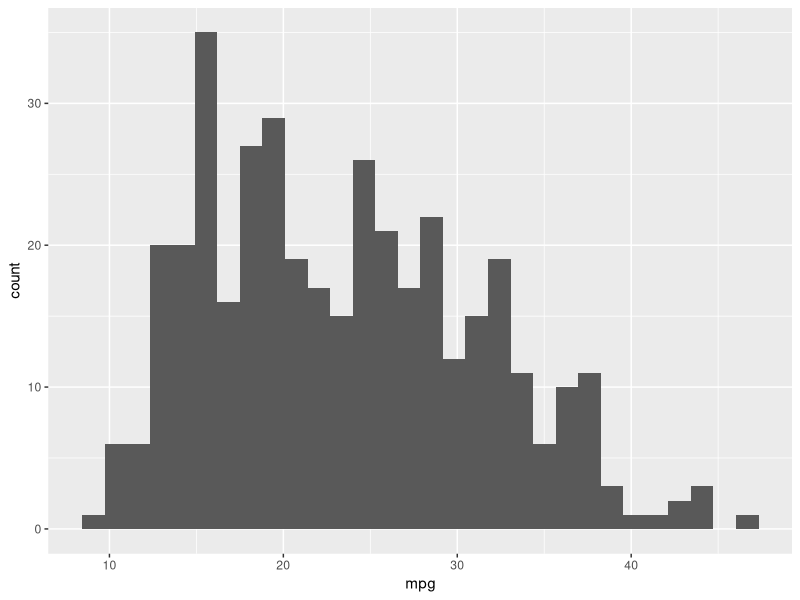
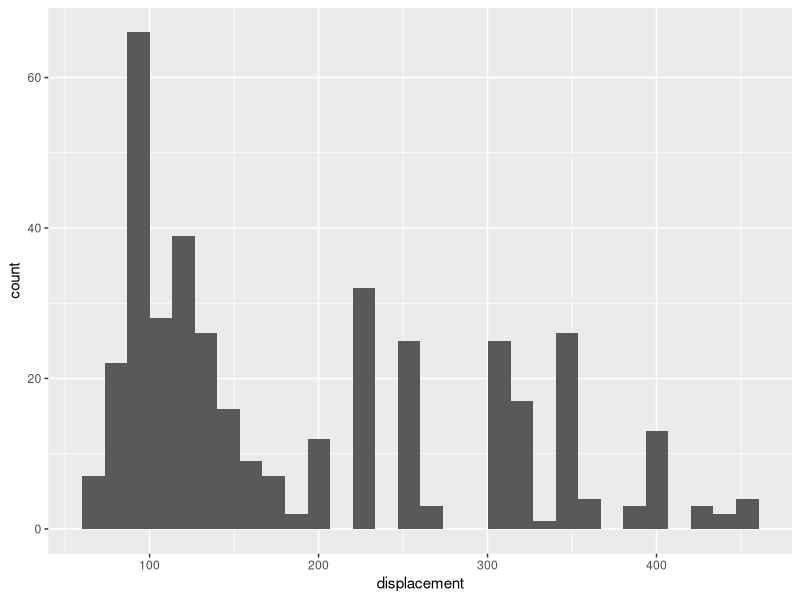
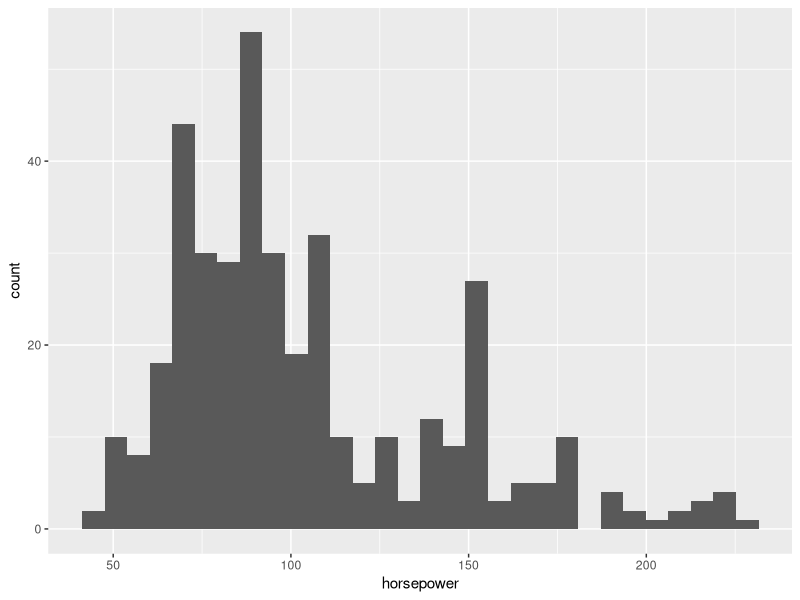
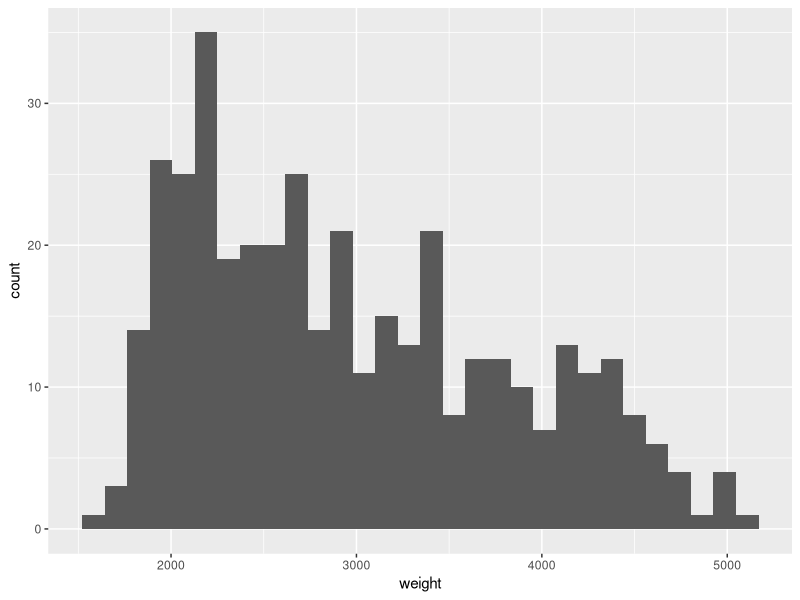
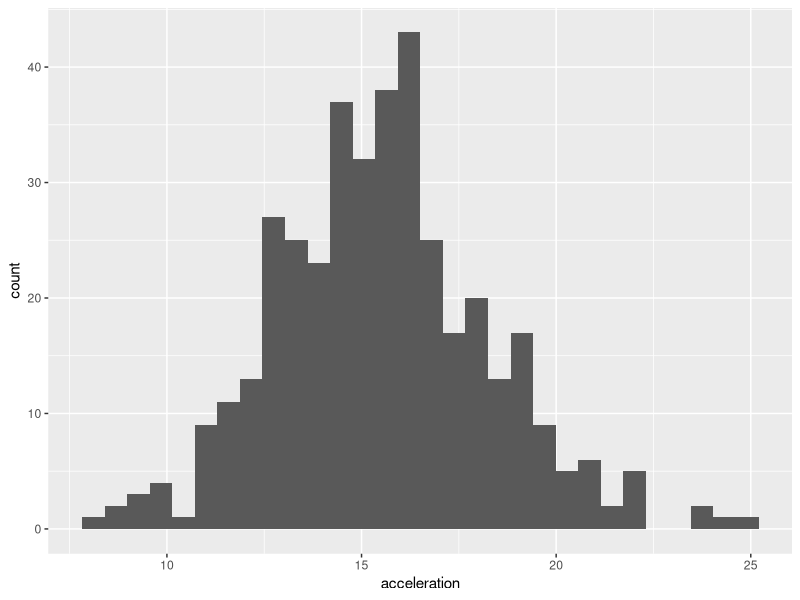
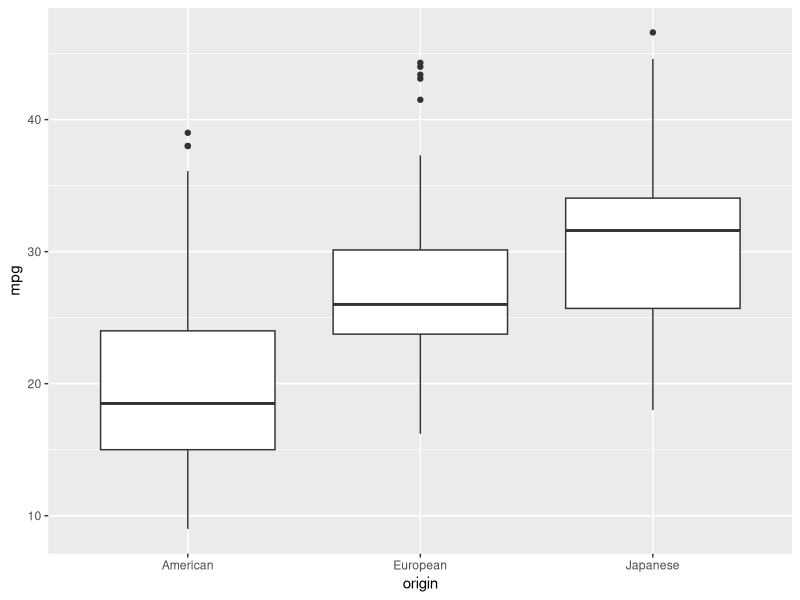
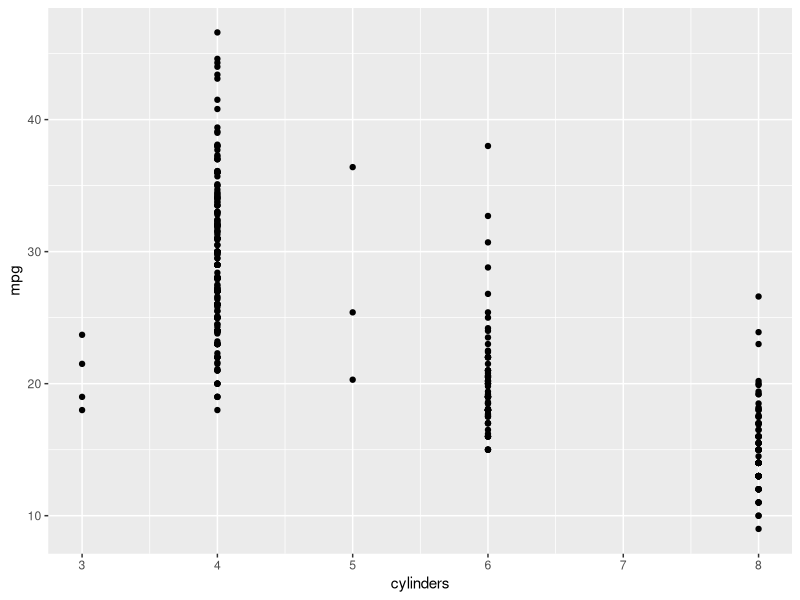
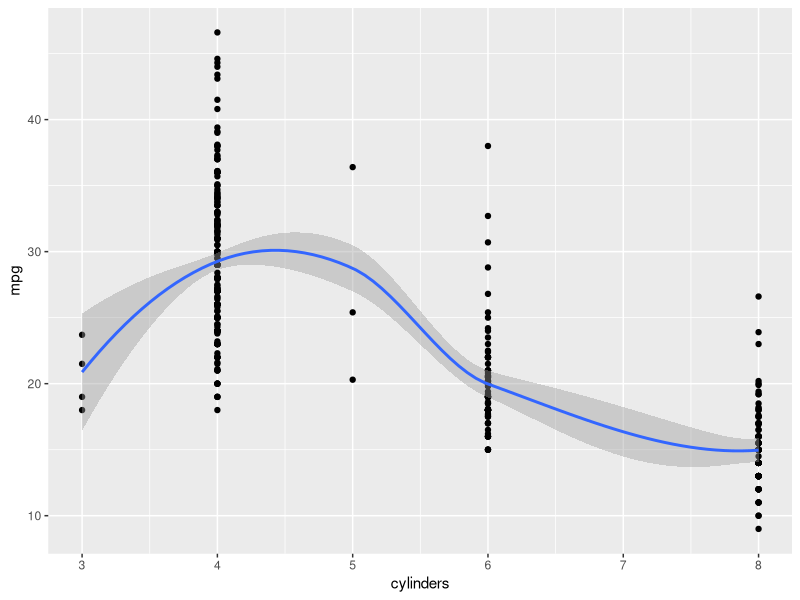

Write R code to recreate these figures, in order.
# Exercises

### SECTION 1 ###

# The first set of exercises will deal with reading a dataset into R, exploring various structural and content-related feature of the data, and manipulating the dataset so that it is in a form we can use later for analyses. 

# We will be using the Auto MPG Data Set, a collection of automobile records from 1970 to 1982 containing variables such as miles per gallon (mpg), car name, weight, and origin. Specifically, we will be focusing on the relationships between miles per gallon (mpg) and various other features of the car (such as model year, weight, number of cylinders, etc.). 

# Exercise 1. Find and import R data.

## 1.1 Find the folder where your R data files are saved and set your working directory to that folder using setwd(). 

setwd("~/Documents/education/uci/research/misc/data_science_initiative/intro_r/IntroR_Workshop-gh-pages/data")

## 1.2 Import "auto-mpg.csv" using read.csv(), storing the data as an object called "data" 
  # In this dataset, there is no header (i.e., no variable names) and missing values are denoted as NA. Therefore, within the read.csv() function:
    # Set header = FALSE
    # Set na.strings = "NA"
  # If you need help, type ?read.csv()

data <- read.csv(file = "auto-mpg.csv", header = FALSE, na.strings= "NA")

## 1.3 Now that your data is loaded, use the head() function to look at the first few rows of the data to make sure it looks okay (you can open the original CSV file in Excel or Notepad to compare). As mentioned above, you should notice that the data does not contain variable names. We will fix that in the next section. 

head(data)


# Exercise 2. Add variable names to the data. 

## 2.1 Use the function readLines() to read in "auto-mpg-names.txt", a file that contains the variable names for our data. Store this as an object called varnames. 

varnames <- readLines("auto-mpg-names.txt")

  # The difference between readLines() and read.table() (or read.csv()) is that readLines() imports the data file into a vector of strings, while read.table() imports the data file into a data frame.

## 2.2 Run names(data). This returns the variable names of our data frame.  

names(data)

## 2.3 Assign the new variable names (varnames) to names(data). 

names(data) <- varnames


# Exercise 3. Summarize the data

# 3.1 Summarize the data using the str() and summary() commands. 

str(data)
summary(data)

  # Notice the different kinds of information each of these functions provide with respect to the data. In particular, str() summarizes the structure of the data, while summary() summarizes the content of the data. 


# Exercise 4. Subsetting data.

# 2.1 Select:
  # a. The first row of the data frame
    data[1,]
  # b. The mpg (first) column of the data frame (there are three ways to do this)
    data[,1]
    data[,"mpg"]
    data$mpg
  # c. The second row, first column of the data frame
    data[2,3]

# 2.2 Summarize the variable mpg using summary(). Do you see something weird in the result? What might be the reason? We will get back to this later.

summary(data$mpg)

# 2.3 Above we summarized a single variable. Next, we will summarize multiple variables at once. 
  # Create an index vector called "index_cont" for the numbers 1,3,4,5,6 using c(). These numbers the correspond to the columns that contain continuous variables. Then, use that vector to subset the continuous variables from our data, and summarize them using summary(). 

index_cont <- c(1,3:6)
summary(data[,index_cont])

# 2.4 Now we will practice subsetting the data using the which() function. Begin by reading the help file for which().

# 2.5 Finally, let's remove the variable car_name (we will not use it in subsequent exercises). Hint: you can either assign NULL (empty) to the variable "car_name", or redefine data to be the subset of the data that does not contain "car_name".

data$car_name <- NULL
# or,
data <- data[,-9]


# Exercise 5. Discrete variables and factors. 

# In this section, we will convert a variable to a factor and change the levels of the factor.

# 5.1 The variable "origin" is of the class integer (run class(data$origin) to check for yourself), but it is categorical by nature. Convert "origin" to a factor using the factor() function and assign it back to data$origin. 

data$origin <- factor(data$origin)

# 5.2 Next, we want to change the levels of data$origin. Check the current levels by running levels(data$origin). Then, change the levels to the following: 
  # 1: American, 2: European, 3: Japanese

levels(data$origin) <- c("American", "European", "Japanese")


# Exercise 6. Missing values. 

# In this section, we will recode missing values and then remove entries containing missing values from our data. 

## 6.1 Recall that in Exercise 2.2 we saw the weird value of "-99" in "mpg". Sometimes, an unlikely value (commonly, values like -99, 99, or 999) is used to code missing values. It's always important to confirm these values were coded as missing with the data entry clerk. Let's assume that this has been confirmed, and replace all "-99" with NA. 

data$mpg[data$mpg == -99] <- NA

## 6.2 Read the help file for the function na.omit(), and use this function to create a new dataset (store it as data_noNA) that contains only the instances that has no missing value on any variables. We will be using data_noNA for the remaining exercises. 

data_noNA <- na.omit(data)

### SECTION 2 ###

# The second set of exercises will focus on data descriptives and data analysis. 

# Exercise 7. Descriptive plots. 

# Now that we have our dataset in its final form, we can start analyzing it. We will start by simply plotting the data to check for outliers and the distributions of the variables. 

# 7.1 If you haven't already, install and load the package ggplot2. 

install.packages("ggplot2", dependencies = TRUE)
library(ggplot2)

# 7.2 Generate a histogram plot for each continuous variable (remember to use data_noNA). 

ggplot(data_noNA, aes(mpg)) + geom_histogram()
ggplot(data_noNA, aes(displacement)) + geom_histogram()
ggplot(data_noNA, aes(horsepower)) + geom_histogram()
ggplot(data_noNA, aes(weight)) + geom_histogram()
ggplot(data_noNA, aes(acceleration)) + geom_histogram()

# 7.3 Generate a boxplot of mpg by origin to visually check if mpg is different across different countries of origin. Look up how to make a boxplot in the online ggplot2 documentation or type ?geom_boxplot for help. Make sure that your variable on the x-axis (in this case, origin) is a factor (you can type class(data_noNA$origin) to confirm this; if not refer to Exercise 5).

ggplot(data_noNA, aes(origin, mpg)) + geom_boxplot()

# 7.4 Create a scatterplot of mpg by cylinders and examine the form of the relationship (i.e., is it linear or not?). In other words, we want to decide if we should treat cylinders as a numerical variable (linear) or categorical variable (not linear).
  # First, create a scatterplot using geom_point().
    ggplot(data_noNA, aes(cylinders, mpg)) + geom_point()
  # Next, we will add smoothers to the plot. Read the help file for stat_smooth() and the argument "method. 
  # Create two more scatterplots: 
    # One with the default smooth curve overlayed (method = "auto")
      ggplot(data_noNA, aes(cylinders, mpg)) + geom_point() + stat_smooth(method="auto")
    # One with a linear regression fit overlayed (method = "lm")
      ggplot(data_noNA, aes(cylinders, mpg)) + geom_point() + stat_smooth(method="lm")

  # The two fitted curves should both have non-zero slopes but look quite different, suggesting mpg and cylinders are associated, but not linearly associated, in which case we want to keep cylinder as a categorical variable. You can see very few cases have cylinder = 3 or 5; sometimes you may want to do a secondary analysis with those cases removed. 

# 7.5 Next we are going to create a scatterplot matrix by applying the function pairs() to our data.
pairs(data_noNA)


# Exercise 8. Data transformation. 

# Based on the scatterplot matrix from 7.5, we need to transform some of our variables before we can perform a statistical analysis. In particular, we can see that the variance increases as mpg increases, and there are non-linear relationships between mpg and some of the other variables. 

# Add the following variables to the dataset: 

# 8.1 Add log-transformed versions of mpg, horsepower, displacement, and weight. Name them as logmpg, loghorsepower, etc.
  # Hint: to add a new variable, assign, for example, log(data_noNA$mpg) to data_noNA$logmpg. 

data_noNA$logmpg <- log(data_noNA$mpg)
data_noNA$loghorsepower <- log(data_noNA$horsepower)
data_noNA$logdisplacement <- log(data_noNA$displacement)
data_noNA$logweight <- log(data_noNA$weight)

# 8.2 Add a factor version of cylinders. Call it cylinders_cat. 

data_noNA$cylinders_cat <- factor(data_noNA$cylinders)

# 8.3 Look at the data using the head() function to make sure everything looks good.

# Exercise 9. Statistical analysis. 

# Now that we have transformed our variables, we can perform statistical analyses to explore the relationship of mpg to other variables. 

# 9.1 First, let's test whether mean mpg is different across cars of the three origins, using a significance level of 0.05. First, fit a linear regression model for mpg against origin. Then, use both anova() and summary() to check the results. 

model_origin = lm(mpg ~ origin , data = data_noNA)
summary(model_origin)
anova(model_origin)

# We can see that both outputs show p value "< 2.2e-16", and therefore mpg does depend on car origin. 

# 9.2 Next, fit a linear regression model predicting mpg. Include all other variables, using only the log-transformed versions if available. Store the model as "model". Then, fit a model using the same predictors, but predict log(mpg). Store the model as "model_log".

model <- lm(mpg ~ cylinders_cat + logdisplacement + loghorsepower + logweight + acceleration + model_year + origin , data = data_noNA)
model_log <- lm(logmpg ~ cylinders_cat + logdisplacement + loghorsepower + logweight + acceleration + model_year + origin , data = data_noNA)


# 9.3 Apply summary() to both of the model objects and examine the results. Is origin still helpful in predicting mpg/log(mpg) after including other predictors? 

summary(model)
summary(model_log)

# We can see that the p value (the column Pr(>|t|)) for originEuropean is above 0.05, but originJapanese is very small. After including other predictors, it seems that car origin is still helpful in predicting mpg, but due to the Japanese category not European cateogory. 

# 9.4 What do the numbers in the "Estimate" column in the summary() output  represent? 

# Each number tells you on average how many units of increase in mpg is associated with one unit increase in the corresponding variable.  

# 9.5 Run "newcase = data_noNA[1:10,]" to take the first 10 instances, and treat them as new car data for which we want to predict mpg. Use predict() to predict mpg for them using respectively the object "model" and "model_log". Keep in mind that from "model_log", predict() returns the predictions for log(mpg) instead of mpg. 

newcase = data_noNA[1:10,]
predict(model, newcase)
exp(predict(model_log, newcase))

# 9.6 Next we will run some model diagnostics, as this is a very important step in statistical analysis. Execute plot(model) and plot(model_log) in R and check the four plots for each model. Based on the diagnostic plots, are these reasonable models? Which one is better? Check the following aspects:
  # (a) Linearity assumption
  # (b) Normality assumption
  # (c) Constant variance
  # (d) Outliers

plot(model)
plot(model_log)

# The residual plot for "model" has a non-linear trend, the residuals do not look normal (quite skewed the right), the variance seems to go up as the fitted value goes up, and there are some outliers in the predictors. 
# The residual plot for "model_log" has no obvious pattern, the residuals look closer to normal (still longer tail than normal but at least symmetric), the variance seems quite stable, although there are still some outliers in the predictors. 
# Thus, "model_log" looks more reasonable. 


